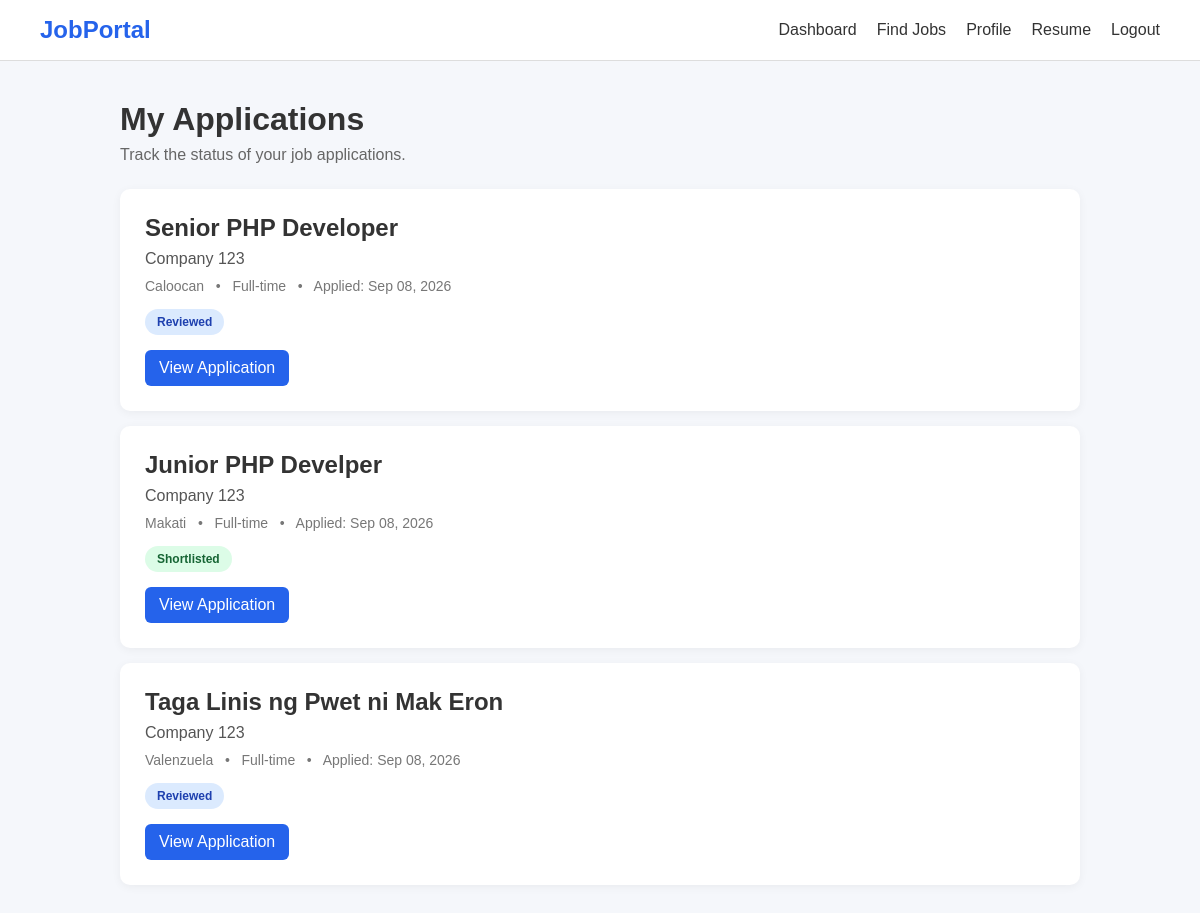
Before: /c_jobs/applicant/applications.php (signed in) with the older database file.
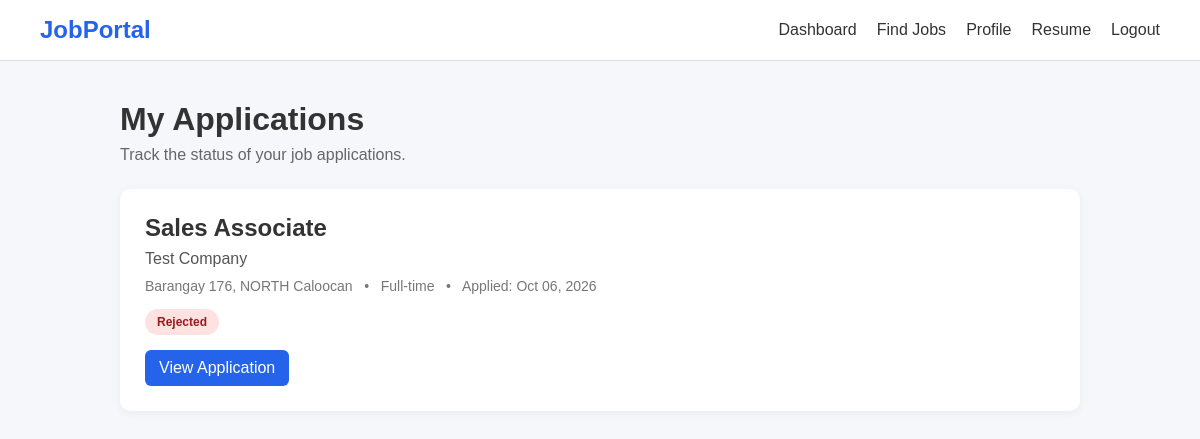
After: the same page with the newer database file.
### tables this page shows
CREATE TABLE `applications` (
  `id` int(10) UNSIGNED NOT NULL,
  `job_id` int(10) UNSIGNED NOT NULL,
  `applicant_id` int(10) UNSIGNED NOT NULL,
  `resume_id` int(10) UNSIGNED DEFAULT NULL,
  `cover_letter` text DEFAULT NULL,
  `status` enum('pending','reviewed','shortlisted','rejected','hired') NOT NULL DEFAULT 'pending',
  `applied_at` timestamp NOT NULL DEFAULT current_timestamp(),
  `updated_at` timestamp NOT NULL DEFAULT current_timestamp() ON UPDATE current_timestamp()
);

CREATE TABLE `jobs` (
  `id` int(10) UNSIGNED NOT NULL,
  `employer_id` int(10) UNSIGNED NOT NULL,
  `job_title` varchar(255) NOT NULL,
  `job_description` text DEFAULT NULL,
  `description` text NOT NULL,
  `requirements` text DEFAULT NULL,
  `educational_requirement` varchar(100) DEFAULT NULL,
  `required_degree` varchar(255) DEFAULT NULL,
  `required_skills` text DEFAULT NULL,
  `location` varchar(255) DEFAULT NULL,
  `address` text DEFAULT NULL,
  `barangay` varchar(100) DEFAULT NULL,
  `caloocan_area` enum('north','south') DEFAULT NULL,
  `latitude` decimal(10,8) DEFAULT NULL,
  `longtitude` decimal(11,8) DEFAULT NULL,
  `employment_type` enum('Full-time','Part-time','Contract','Internship','Freelance') NOT NULL DEFAULT 'Full-time',
  `salary_min` decimal(12,2) DEFAULT NULL,
  `salary_max` decimal(12,2) DEFAULT NULL,
  `is_remote` tinyint(1) NOT NULL DEFAULT 0,
  `status` enum('pending','approved','rejected','closed') NOT NULL DEFAULT 'pending',
  `application_deadline` date DEFAULT NULL,
  `created_at` timestamp NOT NULL DEFAULT current_timestamp(),
  `updated_at` timestamp NOT NULL DEFAULT current_timestamp() ON UPDATE current_timestamp(),
  `tesda_qualification` varchar(255) DEFAULT NULL,
  `required_nc_level` varchar(20) DEFAULT NULL,
  `job_source` enum('private_employer','lgu','job_fair') NOT NULL DEFAULT 'private_employer',
  `source_name` varchar(255) DEFAULT NULL,
  `source_url` varchar(500) DEFAULT NULL,
  `degree_classification` varchar(255) DEFAULT NULL,
  `lgu_job_category` varchar(255) DEFAULT NULL
);

CREATE TABLE `employers` (
  `id` int(10) UNSIGNED NOT NULL,
  `user_id` int(10) UNSIGNED NOT NULL,
  `company_name` varchar(255) NOT NULL,
  `employer_type` enum('private','lgu') NOT NULL DEFAULT 'private',
  `company_description` text DEFAULT NULL,
  `company_logo` varchar(255) DEFAULT NULL,
  `contact_person` varchar(150) DEFAULT NULL,
  `contact_number` varchar(50) DEFAULT NULL,
  `address` varchar(255) DEFAULT NULL,
  `barangay` varchar(100) DEFAULT NULL,
  `latitude` decimal(10,8) DEFAULT NULL,
  `longitude` decimal(11,8) DEFAULT NULL,
  `caloocan_area` enum('north','south') DEFAULT NULL,
  `verification_status` enum('unverified','pending','approved','rejected') DEFAULT 'unverified',
  `created_at` timestamp NOT NULL DEFAULT current_timestamp(),
  `updated_at` timestamp NOT NULL DEFAULT current_timestamp() ON UPDATE current_timestamp()
);

### c_jobs/applicant/applications.php (the view, shortened to what this page needs)
<?php
require_once "../config/database.php";
$userId = $_SESSION["user_id"];
$stmt = $pdo->prepare("
    SELECT id, first_name, last_name
    FROM applicants
    WHERE user_id = ?
    LIMIT 1
");
$stmt->execute([$userId]);
$applicant = $stmt->fetch();
$applicantId = $applicant["id"];
$stmt = $pdo->prepare("
    SELECT
        ap.id,
        ap.status,
        ap.applied_at,
        j.job_title,
        j.location,
        j.employment_type,
        e.company_name
    FROM applications ap
    INNER JOIN jobs j
        ON ap.job_id = j.id
    INNER JOIN employers e
        ON j.employer_id = e.id
    WHERE ap.applicant_id = ?
    ORDER BY ap.applied_at DESC
");
$stmt->execute([$applicantId]);
$applications = $stmt->fetchAll();
?>
<!DOCTYPE html>
<html lang="en">
<head>
</head>
<body>
<nav class="navbar">
    <div class="logo">
        JobPortal
    </div>
    <div class="nav-links">
        <a href="dashboard.php">
            Dashboard
        </a>
        <a href="../jobs/index.php">
            Find Jobs
        </a>
        <a href="profile.php">
            Profile
        </a>
        <a href="resume.php">
            Resume
        </a>
        <a href="../logout.php">
            Logout
        </a>
    </div>
</nav>
<div class="container">
    <div class="header">
        <h1>
            My Applications
        </h1>
        <p>
            Track the status of your job applications.
        </p>
    </div>
    <?php if (count($applications) > 0): ?>
        <?php foreach ($applications as $application): ?>
            <div class="application">
                <h2>
                    <?= htmlspecialchars(
                        $application["job_title"]
                    ) ?>
                </h2>
                <div class="company">
                    <?= htmlspecialchars(
                        $application["company_name"]
                    ) ?>
                </div>
                <div class="details">
                    <?= htmlspecialchars(
                        $application["location"] ?? "Not specified"
                    ) ?>
                    &nbsp; • &nbsp;
                    <?= htmlspecialchars(
                        $application["employment_type"]
                    ) ?>
                    &nbsp; • &nbsp;
                    Applied:
                    <?= date(
                        "M d, Y",
                        strtotime($application["applied_at"])
                    ) ?>
                </div>
                <span class="status <?= htmlspecialchars(
                    $application["status"]
                ) ?>">
                    <?= ucfirst(
                        htmlspecialchars(
                            $application["status"]
                        )
                    ) ?>
                </span>
                <br>
                <a
                    href="application.php?id=<?= $application["id"] ?>"
                    class="view"
                >
                    View Application
                </a>
            </div>
        <?php endforeach; ?>
    <?php endif; ?>
</div>
</body>
</html>

Changed rows visible on the page:
removed applications: job.job_title "Senior PHP Developer", employers.company_name "Company 123", job.location "Caloocan", job.employment_type "Full-time", applied_at "Sep 08, 2026", status "Reviewed"
removed applications: job.job_title "Junior PHP Develper", employers.company_name "Company 123", job.location "Makati", job.employment_type "Full-time", applied_at "Sep 08, 2026", status "Shortlisted"
removed applications: job.job_title "Taga Linis ng Pwet ni Mak Eron", employers.company_name "Company 123", job.location "Valenzuela", job.employment_type "Full-time", applied_at "Sep 08, 2026", status "Reviewed"
added applications: job.job_title "Sales Associate", employers.company_name "Test Company", job.location "Barangay 176, NORTH Caloocan", job.employment_type "Full-time", applied_at "Oct 06, 2026", status "Rejected"
